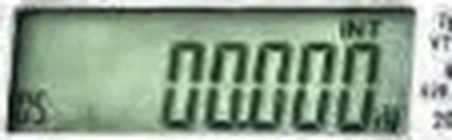
#> input picture examples/debug_session/single_test/test_screenshot_03_sr_enhanced.jpg, 452 x 140 px, found by its file name
$ python test_prep.py
#> lines starting #> are read from the running program, lines starting #| are printed output that depends on the picture; after the words box and inside, x2 and y2 are one past the last pixel; in counts of white or black regions, pixels touching at a corner belong together
import cv2
import numpy as np
import easyocr
import os

def test_preprocessing(img_path):
    image = cv2.imread(img_path)
#> image is the input picture: shape (140, 452, 3); mean B, G, R 140.3, 160.9, 141.8
    gray = cv2.cvtColor(image, cv2.COLOR_BGR2GRAY)
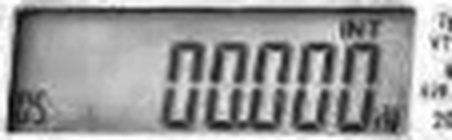
#> gray: shape (140, 452); min 6, max 255, mean 152.8

    # 1. Standard Inversion (LCDs often work better inverted)
    inverted = cv2.bitwise_not(gray)
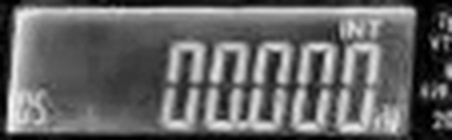
#> inverted: shape (140, 452); min 0, max 249, mean 102.2

    # 2. Adaptive Thresholding
    thresh = cv2.adaptiveThreshold(gray, 255, cv2.ADAPTIVE_THRESH_GAUSSIAN_C, cv2.THRESH_BINARY, 11, 2)
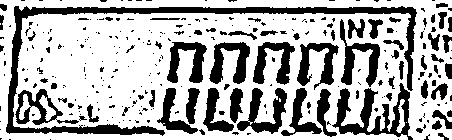
#> thresh: shape (140, 452); 69.4% white; 286 black regions (212 under 20 px), largest, box (x1, y1, x2, y2) and area: (6, 6, 417, 136) 4677, (332, 83, 413, 140) 1728, (237, 88, 287, 134) 972

    # 3. CLAHE + Inversion
    clahe = cv2.createCLAHE(clipLimit=2.0, tileGridSize=(8,8))
    cl = clahe.apply(gray)
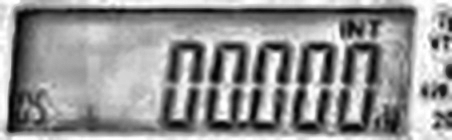
#> cl: shape (140, 452); min 1, max 255, mean 147.9
    cl_inv = cv2.bitwise_not(cl)
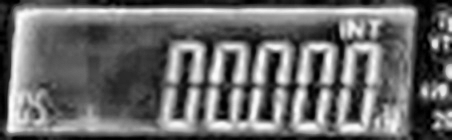
#> cl_inv: shape (140, 452); min 0, max 254, mean 107.1

    reader = easyocr.Reader(['en'], gpu=False)

    print("--- Testing Preprocessing ---")
    print(f"Original: {reader.readtext(gray, allowlist='0123456789')}")
    print(f"Inverted: {reader.readtext(inverted, allowlist='0123456789')}")
    print(f"Thresh: {reader.readtext(thresh, allowlist='0123456789')}")
    print(f"CLAHE Inverted: {reader.readtext(cl_inv, allowlist='0123456789')}")

if __name__ == "__main__":
    img = "D:/GPT_instinct/examples/debug_session/single_test/test_screenshot_03_sr_enhanced.jpg"
    test_preprocessing(img)
#> (the call stopped at in test_preprocessing, `reader = easyocr.Reader(['en'], gpu=False)`: easyocr is not available in this run)
